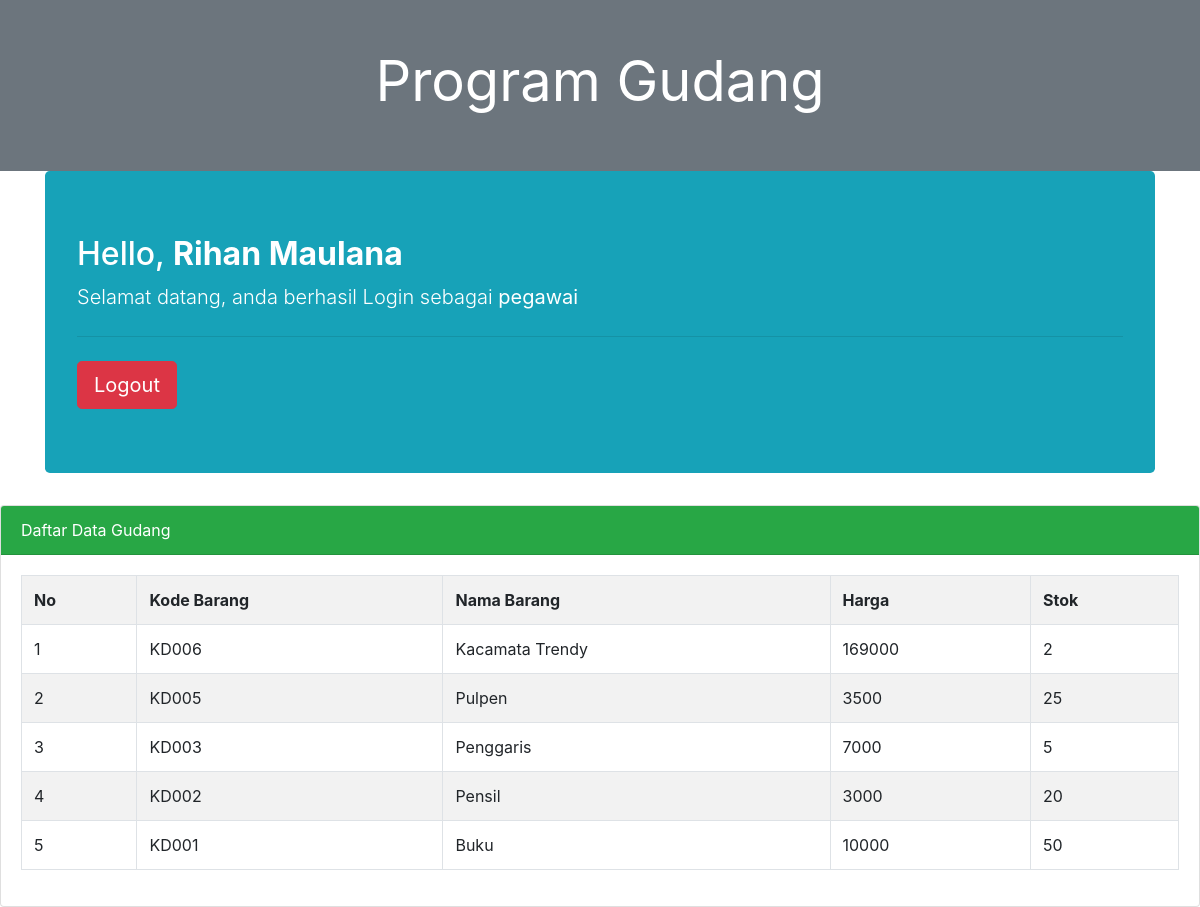
The page /home_pegawai.php (signed in) on the database its author committed.
### tables this page shows
CREATE TABLE `gudang` (
  `no_brg` int(10) NOT NULL,
  `kd_brg` varchar(10) NOT NULL,
  `nama_brg` varchar(100) NOT NULL,
  `harga` int(15) NOT NULL,
  `stok` int(10) NOT NULL
);

### home_pegawai.php (the view, shortened to what this page needs)
<?php
include "koneksi.php";
?>
<!DOCTYPE html>
<html lang="en">
<head>
    <link href="assets/dist/css/bootstrap.min.css" rel="stylesheet">
</head>
<body>
    <header class="py-5 bg-secondary">
            <div class="head">
                <h1 class="text-center font-weight-normal display-4 text-white">Program Gudang </h1>
            </div>
    </header>
    <div class="container">
        <div class="jumbotron bg-info text-white">
            <h2 class="display-6">Hello, <b><?= $_SESSION['nama_lengkap'] ?></b></h2>
            <p class="lead"> Selamat datang, anda berhasil Login sebagai <b><?= $_SESSION['username'] ?></b> </p>
            <hr class="my-4">
            <a class="btn btn-danger btn-lg" href="logout.php" role="button">Logout</a>
        </div>
    </div>
    <div class="card mt-4">
        <div class="card-header bg-success text-white">
        Daftar Data Gudang
        </div>
        <div class="card-body">
            <table class="table table-bordered table-striped">
                <tr>
                    <th>No</th>
                    <th>Kode Barang</th>
                    <th>Nama Barang</th>
                    <th>Harga</th>
                    <th>Stok</th>
                </tr>
                <?php
                    $no = 1;
                    $tampil = mysqli_query($koneksi, "SELECT * from gudang order by no_brg desc");
                    while($data = mysqli_fetch_array($tampil)) :
                ?>
                <tr>
                    <td><?=$no++;?></td>
                    <td><?=$data['kd_brg']?></td>
                    <td><?=$data['nama_brg']?></td>
                    <td><?=$data['harga']?></td>
                    <td><?=$data['stok']?></td>
                </tr>
                <?php endwhile;  ?>
            </table>
        </div>
    </div>
</body>
</html>

### rows shown on the page
gudang: kd_brg "KD006", nama_brg "Kacamata Trendy", harga "169000", stok "2"
gudang: kd_brg "KD005", nama_brg "Pulpen", harga "3500", stok "25"
gudang: kd_brg "KD003", nama_brg "Penggaris", harga "7000", stok "5"
gudang: kd_brg "KD002", nama_brg "Pensil", harga "3000", stok "20"
gudang: kd_brg "KD001", nama_brg "Buku", harga "10000", stok "50"

### other values the page prints
$_SESSION['nama_lengkap'] "Rihan Maulana"
$_SESSION['username'] "pegawai"
